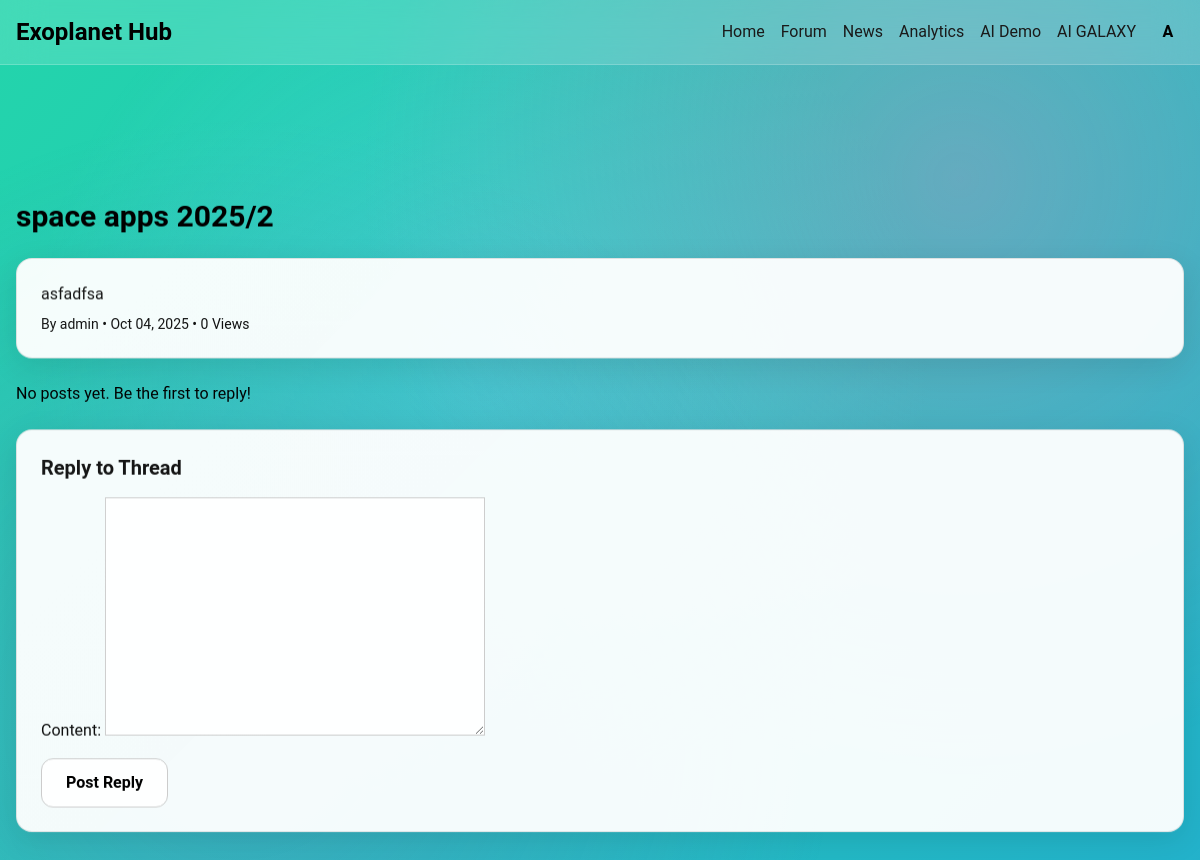
Screenshot of /forum/2/ (signed in) with the database file from the repository.
### main_app/models.py (models this page shows, shortened)
class CustomUser(AbstractUser):
    email = models.EmailField(unique=True)
    bio = models.TextField(blank=True)
    stats = models.JSONField(default=dict, blank=True)
    profile_photo = models.ImageField(upload_to='profiles/', blank=True)

class ForumThread(models.Model):
    title = models.CharField(max_length=200)
    content = models.TextField()
    category = models.ForeignKey(ForumCategory, on_delete=models.CASCADE)
    created_by = models.ForeignKey(CustomUser, on_delete=models.CASCADE)
    created_at = models.DateTimeField(auto_now_add=True)
    views = models.IntegerField(default=0)

### main_app/views.py (the view)
# urls.py: path('forum/<int:thread_id>/', views.forum_thread, name='forum_thread'),
@login_required
def forum_thread(request, thread_id):
    thread = get_object_or_404(ForumThread, id=thread_id)
    if request.method == 'POST':
        form = ForumPostForm(request.POST)
        if form.is_valid():
            post = form.save(commit=False)
            post.thread = thread
            post.created_by = request.user
            post.save()
            thread.views += 1
            thread.save()
            return redirect('forum_thread', thread_id=thread_id)
    else:
        form = ForumPostForm()
    context = {'thread': thread, 'form': form, 'posts': thread.posts.all()}
    return render(request, 'hackathon/forum_thread.html', context)

### main_app/forms.py
class ForumPostForm(forms.ModelForm):
    class Meta:
        model = ForumPost
        fields = ['content']

### templates/hackathon/forum_thread.html (shortened to what this page needs)
{% extends 'hackathon/base.html' %}
{% load static %}
{% block content %}
<section class="py-16 px-4 chaos-section bg-gradient-chaos">
    <div class="max-w-7xl mx-auto">
        <h2 class="text-3xl font-bold mb-6 chaos-text">{{ thread.title }}</h2>
        <div class="glass-panel chaos-panel p-6 mb-6">
            <p class="chaos-text">{{ thread.content }}</p>
            <p class="text-sm chaos-text mt-2">By {{ thread.created_by.username }} • {{ thread.created_at|date:"M d, Y" }} • {{ thread.views }} Views</p>
        </div>
        <div class="chaos-threads">
            {% for post in posts %}
            <div class="glass-card chaos-card p-4 mb-4 skeleton">
                <p class="chaos-text">{{ post.content }}</p>
                <p class="text-sm chaos-text mt-2">By {{ post.created_by.username }} • {{ post.created_at|date:"M d, Y" }}</p>
            </div>
            {% empty %}
            <p class="chaos-text">No posts yet. Be the first to reply!</p>
            {% endfor %}
        </div>
        {% if user.is_authenticated %}
        <div class="glass-panel chaos-panel p-6 mt-6">
            <h3 class="text-xl font-bold mb-4 chaos-text">Reply to Thread</h3>
            <form method="post" class="space-y-4">
                {{ form.as_p }}
                <button type="submit" class="chaos-button">Post Reply</button>
            </form>
        </div>
        {% else %}
        <p class="text-center chaos-text">Login to reply: <a href="{% url 'login_page' %}" class="chaos-link">Enter</a></p>
        {% endif %}
    </div>
</section>
{% endblock %}

### templates/hackathon/base.html (shortened to what this page needs)
{% load static %}
<!DOCTYPE html>
<html lang="en">
<head>
    <link rel="stylesheet" href="https://cdn.jsdelivr.net/npm/tailwindcss@2.2.19/dist/tailwind.min.css">
    <link rel="stylesheet" href="{% static 'hackathon/style.css' %}">
</head>
<body class="bg-gradient-chaos chaos-bg">
    <nav class="navbar fixed top-0 w-full z-50">
        <div class="nav-container max-w-7xl mx-auto px-4 py-4 flex justify-between items-center">
            <a href="{% url 'home' %}" class="text-2xl font-bold chaos-text">Exoplanet Hub</a>
            <div class="flex items-center space-x-4">
                <a href="{% url 'home' %}" class="nav-link chaos-link">Home</a>
                <a href="{% url 'forum_main' %}" class="nav-link chaos-link">Forum</a>
                <a href="{% url 'news_list' %}" class="nav-link chaos-link">News</a>
                <a href="{% url 'nasa_analytics' %}" class="nav-link chaos-link">Analytics</a>
                <a href="{% url 'exoplanet_predictor' %}" class="nav-link chaos-link">AI Demo</a>
                <a href="{% url 'galaxy' %}" class="nav-link chaos-link">AI GALAXY</a>
                {% if user.is_authenticated %}
                <div class="user-indicator relative" tabindex="0">
                    <div class="w-8 h-8 rounded-full bg-gradient-chaos flex items-center justify-center text-white font-bold cursor-pointer">
                        {{ user.username.0|upper }}
                    </div>
                </div>
                {% else %}
                <a href="{% url 'login_page' %}" class="nav-link chaos-link">Login</a>
                <a href="{% url 'register_page' %}" class="nav-link chaos-link">Register</a>
                {% endif %}
            </div>
        </div>
    </nav>
    <main class="pt-20">
        {% block content %}{% endblock %}
    </main>
</body>
</html>

### static/hackathon/style.css (style rules this page uses)
:root { --glass-blur: 20px; --glass-bg: rgba(255, 255, 255, 0.1); --glass-border: 1px solid rgba(255, 255, 255, 0.2); --glass-shadow: 0 8px 32px rgba(0, 0, 0, 0.1); --chaos-primary: linear-gradient(135deg, #667eea 0%, #764ba2 100%); --chaos-secondary: linear-gradient(135deg, #f093fb 0%, #f5576c 100%); --chaos-text: #1a1a1a; --chaos-bg: #f0f0f0; --transition-smooth: all 0.3s cubic-bezier(0.25, 0.46, 0.45, 0.94); --float-duration: 6s; }
.glass-panel, .chaos-panel, .chaos-section { opacity: 1 !important; visibility: visible !important; }
.chaos-text, p, h1, h2, h3, h4, h5, h6, span, div { color: #000000 !important; opacity: 1 !important; }
input, textarea, select, button { background: rgba(255, 255, 255, 0.9) !important; border: 1px solid #ccc !important; color: #000000 !important; }
.glass-panel { background: rgba(255, 255, 255, 0.95) !important; backdrop-filter: none !important; border: 1px solid rgba(0, 0, 0, 0.1) !important; }
* { box-sizing: border-box; }
body { font-family: 'Roboto', sans-serif; background: linear-gradient(-45deg, #ee7752, #e73c7e, #23a6d5, #23d5ab); background-size: 400% 400%; animation: gradientShift 15s ease infinite; color: var(--chaos-text); margin: 0; overflow-x: hidden; }
.chaos-bg::before { content: ''; position: fixed; top: 0; left: 0; width: 100%; height: 100%; background: radial-gradient(circle at 20% 80%, rgba(120, 119, 198, 0.3) 0%, transparent 50%), radial-gradient(circle at 80% 20%, rgba(255, 119, 198, 0.3) 0%, transparent 50%), radial-gradient(circle at 40% 40%, rgba(120, 219, 255, 0.3) 0%, transparent 50%); pointer-events: none; z-index: -1; animation: chaosPulse 20s ease-in-out infinite; }
.glass-panel, .glass-card, .glass-input, .glass-modal, .glass-menu, .glass-frame { background: var(--glass-bg); backdrop-filter: blur(var(--glass-blur)) saturate(180%); border: var(--glass-border); border-radius: 16px; box-shadow: var(--glass-shadow); position: relative; overflow: hidden; }
.glass-panel::before, .glass-card::before, .glass-modal::before { content: ''; position: absolute; top: 0; left: 0; right: 0; bottom: 0; background: linear-gradient(135deg, rgba(255,255,255,0.1) 0%, rgba(255,255,255,0) 50%); pointer-events: none; animation: glassRefraction 4s ease-in-out infinite alternate; }
.navbar { background: rgba(255, 255, 255, 0.15); backdrop-filter: blur(var(--glass-blur)); border-bottom: var(--glass-border); }
.nav-link, .chaos-link { position: relative; transition: var(--transition-smooth); color: var(--chaos-text); }
.nav-link::after, .chaos-link::after { content: ''; position: absolute; bottom: -4px; left: 0; width: 0; height: 2px; background: var(--chaos-primary); transition: width 0.3s ease; }
.chaos-button { background: var(--chaos-primary); color: white; border: none; padding: 0.75rem 1.5rem; border-radius: 12px; font-weight: bold; transition: var(--transition-smooth); position: relative; overflow: hidden; }
.chaos-button::before { content: ''; position: absolute; top: 0; left: -100%; width: 100%; height: 100%; background: linear-gradient(90deg, transparent, rgba(255,255,255,0.2), transparent); transition: left 0.5s; }
.chaos-threads, .chaos-grid { perspective: 1000px; }
.chaos-section { opacity: 0; transform: translateY(50px) rotateX(10deg); transition: var(--transition-smooth); }

### rows the page displays
CustomUser: username.0 "A"
ForumThread: title "space apps 2025/2", content "asfadfsa", created_by.username "admin", created_at "Oct 04, 2025", views "0"
